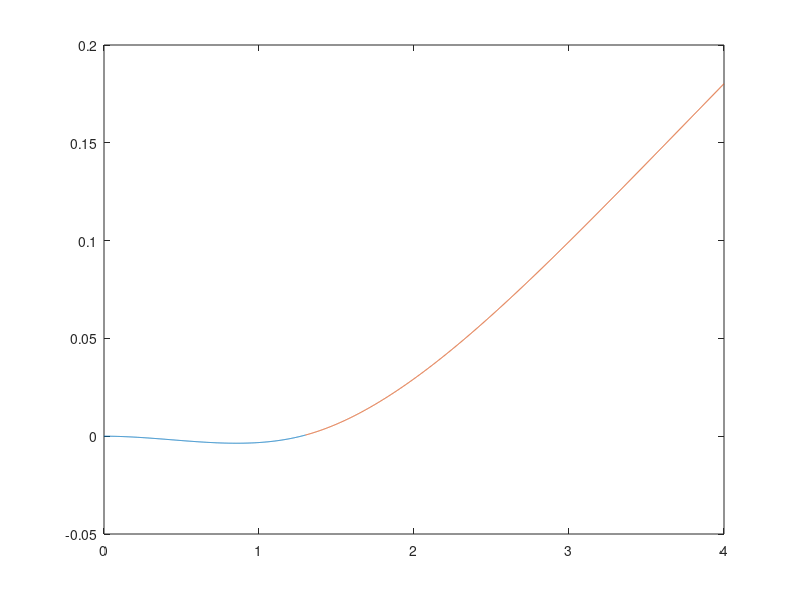

Recreate this plot in MATLAB.
clc; clear all;

theta = 0.7454;
L3 = 1.769;
sigma = 6.24e-4;
sigmap = 6.786e-4;
I = 5.235e-7;
Ip = 4.405e-7;
q = 700;
a = 1.3;
b = 2.7;
L = 4;
E = 73.1e9;
Ep = 68.9e9;

A = [0 0 0 1 0 0 0 0 0 0 0 0 0 0 0 0 0 0;
    0 0 0 0 1 0 0 0 0 0 0 0 0 0 0 0 0 0;
    0 0 0 0 0 1 0 0 0 0 0 0 0 0 0 0 0 0;
    0 0 0 0 0 0 1 0 0 0 0 0 0 0 0 0 0 0;
    0 0 0 0 0 0 0 0 0 0 0 0 0 1 0 0 0 0;
    0 0 0 0 0 0 0 0 0 0 0 0 0 0 1 0 0 0;
    0 0 0 0 0 0 0 0 0 0 0 0 0 0 0 1 0 0;
    0 0 0 0 0 0 0 0 0 0 0 0 0 0 0 0 0 1;
    0 0 0 0 0 0 0 1 0 0 0 0 0 0 0 0 0 0;
    0 0 0 0 0 0 0 0 1 0 0 0 0 0 0 0 0 0;
    a 0 0 0 0 0 0 0 0 -b 0 0 0 0 0 0 0 0;
    0 (a^3)/6 (a^3)/2 0 0 0 0 -(a^3)/6 -(b*(a^2))/2 0 -(b^2)*a -(b^3) 0 0 0 0 0 0;
    (a*cos(theta))/(E*sigma) ((a^3)*sin(theta))/(6*E*I) ((a^3)*sin(theta))/(2*E*I) 0 0 0 0 0 0 0 0 0 -(L3)/(Ep*sigmap) 0 0 0 0 0;
    (a*sin(theta))/(E*sigma) ((a^3)*cos(theta))/(6*E*I) ((a^3)*cos(theta))/(2*E*I) 0 0 0 0 0 0 0 0 0 0 0 0 0 -(L3^3)/(Ep*Ip) 0;
    0 (a^2)/2 a^2 0 0 0 0 -(a^2)/2 -b*a 0 -(b^2) 0 0 0 0 0 0 0;
    -cos(theta) sin(theta) 0 0 0 0 0 -sin(theta) 0 0 0 0 -1 0 0 0 0 0;
    sin(theta) cos(theta) 0 0 0 0 0 -cos(theta) 0 0 0 0 0 0 0 0 0 0;
    0 a a 0 0 0 0 -a -b 0 0 0 0 0 0 0 0 0];
B = [0; 0; 0; 0; 0; 0; 0; 0; -q*L; (q*L^2)/(2*b); 0; 0; -(q*(a^4)*sin(theta))/(24*E*I); -(q*(a^4)*cos(theta))/(24*E*I); 0; 0; 0; 0];

% yikes
Cs = A\B;

La = 0:0.001:a;
Lb = a:0.001:L;
Lt = 0:0.001:L3;
%% Shear
V1 = q*La + Cs(2);
V2 = q*Lb + Cs(8);
plot(La, V1, Lb, V2);

%% Moment
M1 = .5*q*La.^2+Cs(2)*La+Cs(3)*a;
M2 = .5*q*Lb.^2+Cs(8)*Lb+Cs(9)*b;
plot(La, M1, Lb, M2);

%% Rotation
p1 = (1/(E*I))*((1/6)*q*La.^3 + 0.5*Cs(2)*La.^2 + Cs(3)*a*La + Cs(5)*a^2);
p2 = (1/(E*I))*((1/6)*q*Lb.^3 + 0.5*Cs(8)*Lb.^2 + Cs(9)*b*Lb + Cs(11)*b^2);
figure(1);plot(La, p1, Lb, p2);
p3 = (1/(Ep*Ip))*(0.5*Cs(14)*Lt.^2 + Cs(15)*L3*Lt + Cs(17)*L3^2);
%figure(2);plot(Lt, p3);

%% spar vertical displacement
w1 = (1/(E*I))*((1/24)*q*La.^4 + (1/6)*Cs(2)*La.^3 + 0.5*Cs(3)*a*La.^2 + Cs(5)*a^2*La + Cs(6)*a^3);
w2 = (1/(E*I))*((1/24)*q*Lb.^4 + (1/6)*Cs(8)*Lb.^3 + 0.5*Cs(9)*b*Lb.^2 + Cs(11)*b^2*Lb + Cs(12)*b^3);
plot(La, w1, Lb, w2);